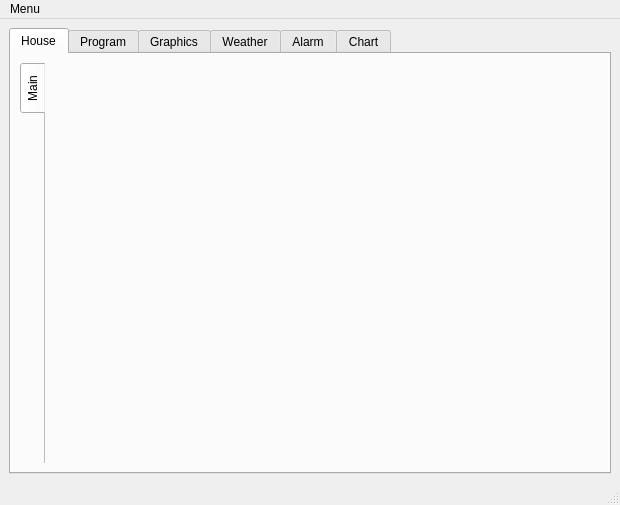
<?xml version="1.0" encoding="UTF-8"?>
<ui version="4.0">
 <class>mainwin</class>
 <widget class="QMainWindow" name="mainwin">
  <property name="geometry">
   <rect>
    <x>0</x>
    <y>0</y>
    <width>620</width>
    <height>505</height>
   </rect>
  </property>
  <property name="sizePolicy">
   <sizepolicy hsizetype="Ignored" vsizetype="Preferred">
    <horstretch>0</horstretch>
    <verstretch>0</verstretch>
   </sizepolicy>
  </property>
  <property name="windowTitle">
   <string>LogisDom</string>
  </property>
  <property name="windowIcon">
   <iconset resource="../src/onewire.qrc">
    <normaloff>:/images/images/kfm_home.png</normaloff>:/images/images/kfm_home.png</iconset>
  </property>
  <widget class="QWidget" name="centralwidget">
   <layout class="QGridLayout" name="gridLayout_2">
    <item row="0" column="0">
     <widget class="QTabWidget" name="tabWidget">
      <property name="enabled">
       <bool>true</bool>
      </property>
      <property name="sizePolicy">
       <sizepolicy hsizetype="Expanding" vsizetype="Expanding">
        <horstretch>0</horstretch>
        <verstretch>0</verstretch>
       </sizepolicy>
      </property>
      <property name="acceptDrops">
       <bool>false</bool>
      </property>
      <property name="autoFillBackground">
       <bool>true</bool>
      </property>
      <property name="styleSheet">
       <string notr="true"/>
      </property>
      <property name="tabPosition">
       <enum>QTabWidget::North</enum>
      </property>
      <property name="currentIndex">
       <number>0</number>
      </property>
      <property name="usesScrollButtons">
       <bool>false</bool>
      </property>
      <property name="documentMode">
       <bool>false</bool>
      </property>
      <property name="movable">
       <bool>false</bool>
      </property>
      <widget class="QWidget" name="House">
       <attribute name="title">
        <string>House</string>
       </attribute>
       <layout class="QGridLayout" name="gridLayout_3">
        <item row="0" column="0">
         <widget class="QTabWidget" name="tabWidgetIcon">
          <property name="tabPosition">
           <enum>QTabWidget::West</enum>
          </property>
          <property name="currentIndex">
           <number>0</number>
          </property>
          <property name="documentMode">
           <bool>true</bool>
          </property>
          <widget class="QWidget" name="Main">
           <attribute name="title">
            <string>Main</string>
           </attribute>
          </widget>
         </widget>
        </item>
       </layout>
      </widget>
      <widget class="QWidget" name="Program">
       <attribute name="title">
        <string>Program</string>
       </attribute>
       <layout class="QGridLayout" name="gridLayout">
        <item row="0" column="0">
         <widget class="QTabWidget" name="tabWidgetPrg">
          <property name="tabPosition">
           <enum>QTabWidget::West</enum>
          </property>
          <property name="currentIndex">
           <number>2</number>
          </property>
          <property name="usesScrollButtons">
           <bool>true</bool>
          </property>
          <property name="documentMode">
           <bool>true</bool>
          </property>
          <property name="movable">
           <bool>true</bool>
          </property>
          <widget class="QWidget" name="Switch">
           <attribute name="title">
            <string>Switch</string>
           </attribute>
           <layout class="QGridLayout" name="gridLayout_7">
            <item row="0" column="0">
             <widget class="QScrollArea" name="scrollAreaSwitch">
              <property name="widgetResizable">
               <bool>true</bool>
              </property>
              <widget class="QWidget" name="scrollAreaWidgetContents_3">
               <property name="geometry">
                <rect>
                 <x>0</x>
                 <y>0</y>
                 <width>98</width>
                 <height>28</height>
                </rect>
               </property>
              </widget>
             </widget>
            </item>
           </layout>
          </widget>
          <widget class="QWidget" name="Heating">
           <attribute name="title">
            <string>Heating</string>
           </attribute>
           <layout class="QGridLayout" name="gridLayout_6">
            <item row="0" column="0">
             <widget class="QScrollArea" name="scrollAreaHeating">
              <property name="widgetResizable">
               <bool>true</bool>
              </property>
              <widget class="QWidget" name="scrollAreaWidgetContents_2">
               <property name="geometry">
                <rect>
                 <x>0</x>
                 <y>0</y>
                 <width>98</width>
                 <height>28</height>
                </rect>
               </property>
              </widget>
             </widget>
            </item>
           </layout>
          </widget>
          <widget class="QWidget" name="Event">
           <attribute name="title">
            <string>Event</string>
           </attribute>
           <layout class="QGridLayout" name="gridLayout_5">
            <item row="0" column="0">
             <widget class="QScrollArea" name="scrollAreaEvent">
              <property name="widgetResizable">
               <bool>true</bool>
              </property>
              <widget class="QWidget" name="scrollAreaWidgetContents">
               <property name="geometry">
                <rect>
                 <x>0</x>
                 <y>0</y>
                 <width>531</width>
                 <height>374</height>
                </rect>
               </property>
              </widget>
             </widget>
            </item>
           </layout>
          </widget>
         </widget>
        </item>
       </layout>
      </widget>
      <widget class="QWidget" name="Graphics">
       <attribute name="title">
        <string>Graphics</string>
       </attribute>
       <layout class="QGridLayout" name="gridLayout_4">
        <item row="0" column="0">
         <widget class="QTabWidget" name="tabWidgetGraphic">
          <property name="contextMenuPolicy">
           <enum>Qt::CustomContextMenu</enum>
          </property>
          <property name="tabPosition">
           <enum>QTabWidget::West</enum>
          </property>
          <property name="currentIndex">
           <number>0</number>
          </property>
          <property name="documentMode">
           <bool>true</bool>
          </property>
          <property name="movable">
           <bool>true</bool>
          </property>
          <widget class="QWidget" name="MainGraph">
           <attribute name="title">
            <string>MainGraph</string>
           </attribute>
          </widget>
         </widget>
        </item>
       </layout>
      </widget>
      <widget class="QWidget" name="Weather">
       <attribute name="title">
        <string>Weather</string>
       </attribute>
      </widget>
      <widget class="QWidget" name="Alarm">
       <property name="enabled">
        <bool>true</bool>
       </property>
       <attribute name="title">
        <string>Alarm</string>
       </attribute>
      </widget>
      <widget class="QWidget" name="tab">
       <attribute name="title">
        <string>Chart</string>
       </attribute>
       <layout class="QGridLayout" name="gridLayout_8">
        <item row="0" column="0">
         <widget class="QTabWidget" name="tabWidgetChart">
          <property name="tabPosition">
           <enum>QTabWidget::West</enum>
          </property>
          <property name="currentIndex">
           <number>0</number>
          </property>
          <widget class="QWidget" name="Mainchart">
           <attribute name="title">
            <string>Main Chart</string>
           </attribute>
          </widget>
         </widget>
        </item>
       </layout>
      </widget>
     </widget>
    </item>
   </layout>
  </widget>
  <widget class="QMenuBar" name="menubar">
   <property name="geometry">
    <rect>
     <x>0</x>
     <y>0</y>
     <width>620</width>
     <height>22</height>
    </rect>
   </property>
   <property name="mouseTracking">
    <bool>false</bool>
   </property>
   <property name="acceptDrops">
    <bool>false</bool>
   </property>
   <widget class="QMenu" name="menuMenu">
    <property name="title">
     <string>Menu</string>
    </property>
    <addaction name="actionShow_palette"/>
    <addaction name="actionConfig"/>
    <addaction name="actionSaveConfig"/>
    <addaction name="action_propos_de"/>
    <addaction name="actionDead_device"/>
    <addaction name="actionResize_Workspace"/>
    <addaction name="actionSet_Window_to_Workspace"/>
    <addaction name="actionQuitter"/>
   </widget>
   <addaction name="menuMenu"/>
  </widget>
  <widget class="QStatusBar" name="statusbar"/>
  <action name="actionConfig">
   <property name="text">
    <string>Setup</string>
   </property>
  </action>
  <action name="actionSaveConfig">
   <property name="text">
    <string>Save as (txt)</string>
   </property>
  </action>
  <action name="actionQuitter">
   <property name="text">
    <string>Quit</string>
   </property>
  </action>
  <action name="action_propos_de">
   <property name="text">
    <string>About</string>
   </property>
  </action>
  <action name="actionAlarmes">
   <property name="text">
    <string>Alarms</string>
   </property>
  </action>
  <action name="actionCompress_Data_File">
   <property name="text">
    <string>Zip old files</string>
   </property>
  </action>
  <action name="actionUnCompress_Data_File">
   <property name="text">
    <string>UnCompress Data File</string>
   </property>
  </action>
  <action name="actionShow_palette">
   <property name="text">
    <string>Show palette</string>
   </property>
  </action>
  <action name="actionRestart">
   <property name="text">
    <string>Restart</string>
   </property>
  </action>
  <action name="actionDead_device">
   <property name="text">
    <string>Dead device</string>
   </property>
  </action>
  <action name="actionSet_Window_to_Workspace">
   <property name="text">
    <string>Set Window to Workspace Size</string>
   </property>
  </action>
  <action name="actionResize_Workspace">
   <property name="text">
    <string>Resize Workspace</string>
   </property>
  </action>
 </widget>
 <resources>
  <include location="../src/onewire.qrc"/>
 </resources>
 <connections/>
</ui>
